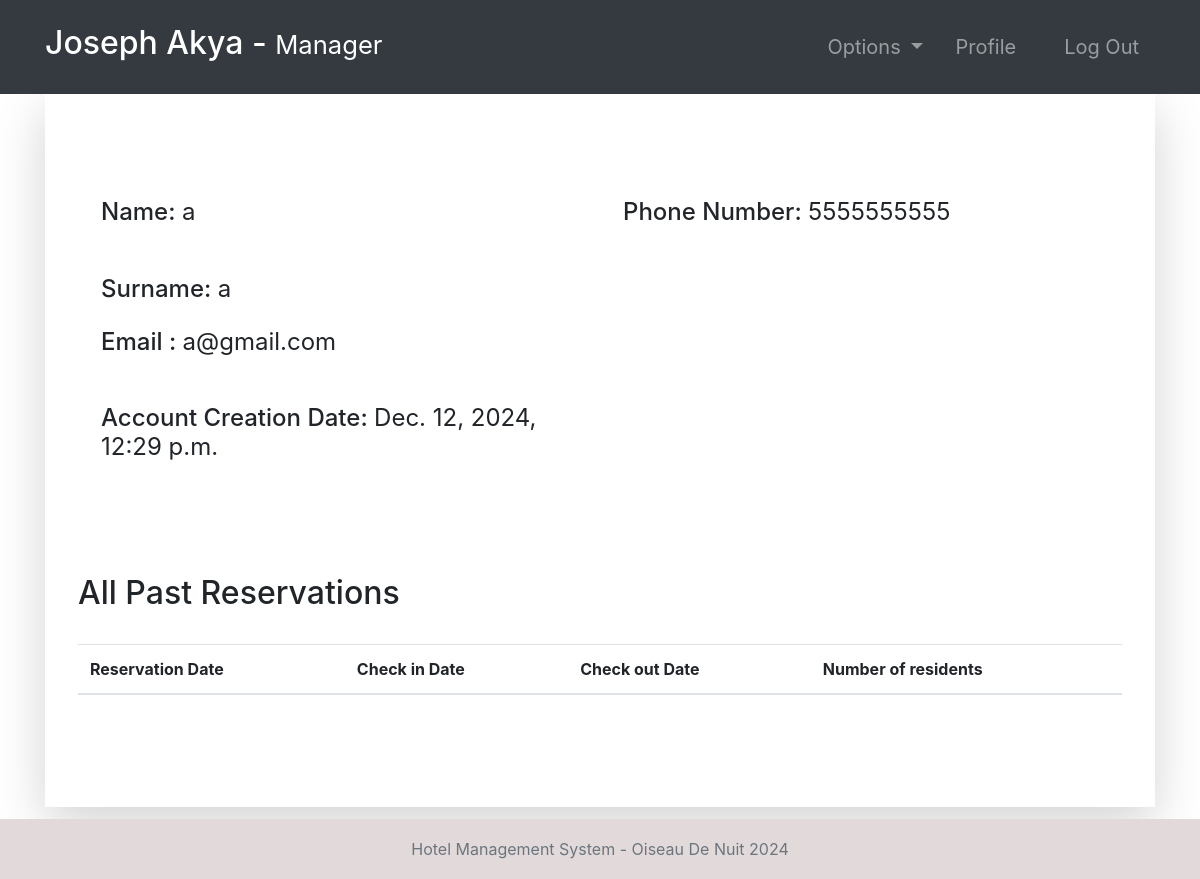
The app's page /guest-profile/2 (signed in) with its own data.
### accounts/models.py (models this page shows, shortened)
class Guest(models.Model):
    user = models.OneToOneField(User, null=True, on_delete=models.CASCADE)
    phoneNumber = PhoneNumberField(unique=True)

### accounts/views.py (the view, shortened to what this page needs)
# urls.py: path('guest-profile/<str:pk>', guest_profile, name="guest-profile"),
@login_required(login_url='login')
def guest_profile(request, pk):
    tempUser = User.objects.get(id=pk)
    guest = Guest.objects.get(user=tempUser)
    role = str(request.user.groups.all()[0])
    path = role + "/"
    eventAttendees = EventAttendees.objects.filter(guest=guest)
    bookings = Booking.objects.filter(guest=guest)
    context = {
        "role": role,
        "guest": guest,
        "eventAttendees": eventAttendees,
        "bookings": bookings
    }
    return render(request, path + "guest-profile.html", context)

### templates/manager/guest-profile.html
{% extends '../index.html' %}
{% block context %}
{% include '../common_pages/guest-profile.html' %}
{% endblock %}

### templates/incs/nav.html (shortened to what this page needs)
<nav class="navbar navbar-dark bg-dark navbar-expand-lg py-3 " role="navigation">
    <div class="container">
        <a href="" class="navbar-brand">
            <h2 class="text-capitalize">
                {{ request.user.first_name }} {{ request.user.last_name }} -
                <small>
                    {{ role }}
                </small>
            </h2>
        </a>
        <div class="collapse navbar-collapse" id="navbarTags">
            <ul class="navbar-nav ml-auto">
                <li class="nav-item dropdown p-2">
                    <a class="nav-link dropdown-toggle" href="#" id="navbarDropdown" role="button"
                        data-toggle="dropdown" aria-haspopup="true" aria-expanded="false">
                        Options
                    </a>
                </li>
                <li class="nav-item mr-3 p-2">
                    {% if role == 'staff' or role == 'receptionist' or role == 'admin' or role == 'manager' %}
                    <a href="{% url 'employee-profile' user.id %}" class="nav-link">Profile</a>
                    {% endif %}
                </li>
                <li class="nav-item p-2 ">
                    <a href="{% url 'logout' %}" class="nav-link">Log Out</a>
                </li>
            </ul>
        </div>
    </div>
</nav>

### templates/common_pages/guest-profile.html (shortened to what this page needs)
<div class="container">
    <div class="shadow-lg p-5">
        <div class="row mt-5">
            <div class="col-6">
                <form action="" method="POST">
                    <div class="p-2 h4">
                        <span>Name:</span>
                        {% if guest.user.id != request.user.id %}
                        <span class="font-weight-normal">{{guest.user.first_name}} </span>
                        {% else %}
                        <input type="text" class="form-control border border-secondary" id="id_first_name"
                            value="{{guest.user.first_name}}" name="first_name">
                        {% endif %}
                    </div>
                    <br>
                    <div class="p-2 h4">
                        <span>Surname:</span>
                        {% if guest.user.id != request.user.id %}
                        <span class="font-weight-normal"> {{guest.user.last_name}}</span>
                        {% else %}
                        <input type="text" class="form-control border border-secondary" id="id_last_name"
                            value="{{guest.user.last_name}}" name="last_name">
                        {% endif %}
                    </div>
                    <div class="p-2 h4">
                        <span>Email :</span>
                        <span class="font-weight-normal">{{guest.user.email}}</span>
                    </div>
                    <br>
                    <div class="p-2 h4">
                        <span>Account Creation Date:</span>
                        <span class="font-weight-normal">{{guest.user.date_joined}}</span>
                    </div>
            </div>
            <div class="col-6">
                <div class="p-2 h4">
                    <span>Phone Number: </span>
                    {% if guest.user.id != request.user.id %}
                    <span class="font-weight-normal">{{guest.phoneNumber}}</span>
                    {% else %}
                    <input type="text" class="form-control border border-secondary" id="id_phoneNumber"
                        value="{{guest.phoneNumber}}" name="phoneNumber">
                    {% endif %}
                </div>
                <br>
            </div>
        </div>
        <br>
        <br>
        <div class="row">
            <div class="table-responsive table-striped my-5">
                <div class="table-header row">
                    <div class="col-sm-12 col-md-12 col-lg-4 mb-4">
                        <h2>All Past Reservations</h2>
                    </div>
                </div>
                <table class="table table-hover">
                    <thead>
                        <tr>
                            <th>Reservation Date</th>
                            <th>Check in Date</th>
                            <th>Check out Date</th>
                            <th>Number of residents</th>
                        </tr>
                    </thead>
                </table>
            </div>
        </div>
    </div>
</div>

### static/css/main.css (style rules this page uses)
* { margin: 0; padding: 0; -webkit-font-smoothing: antialiased; }
body { position: relative; }
nav .nav-item { font-size: 20px; }

### records on screen
Guest: user.first_name "a", user.last_name "a", user.email "a@gmail.com", user.date_joined "Dec. 12, 2024, 12:29 p.m.", phoneNumber "5555555555"

### other values on screen
{{ request.user.first_name }} "Joseph"
{{ request.user.last_name }} "Akya"
{{ role }} "Manager"
